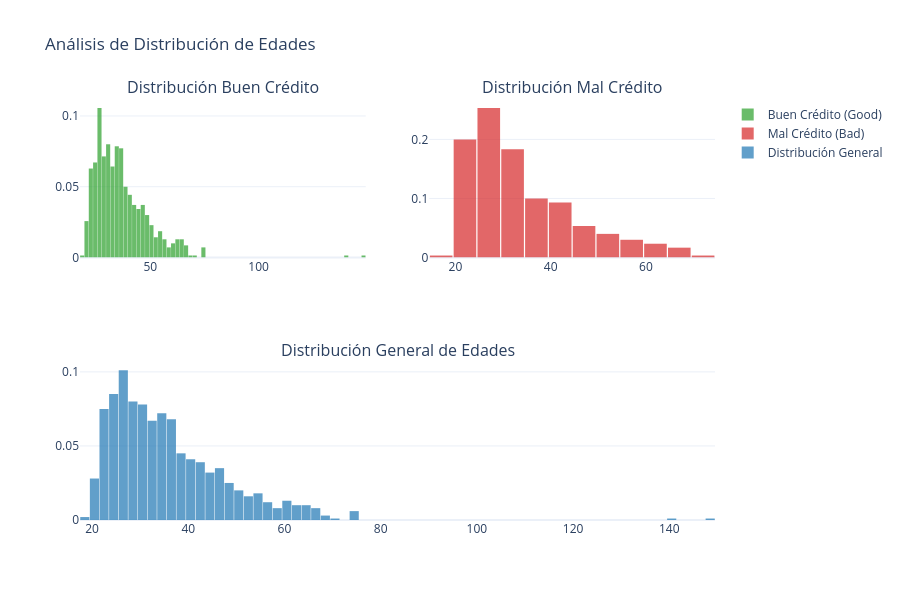

Notebook code for this chart:
### Markdown cell above
<div style="font-family: Arial, sans-serif; line-height: 1.6; color: #333;">

<p>
Al examinar los boxplots en relación con la variable objetivo (<code>class</code>), se aprecia que algunas variables tiene bastante importación la duración del préstamo y el importe solicitado destacando: los préstamos más largos y de mayor cuantía se asocian con la categoría <strong>'bad'</strong>.
</p>

<p>
Asimismo, se observa una ligera tendencia a una mayor tasa de morosidad entre los clientes de menor edad en comparación con los de mayor edad.
</p>

<p>
Por otro lado, varias variables las económicas y la edad presentan valores atípicos significativos por ejemplo alguien de 150 años, es imposible... 
</p>

</div>

### Code cell
# Extraemos las edades en formato lista para cada categoría
df_good = creditos.loc[creditos["class"] == 'good']['age'].values.tolist()
df_bad = creditos.loc[creditos["class"] == 'bad']['age'].values.tolist()
df_age = creditos['age'].values.tolist()

#  Configurar histogramas:
#  Buen crédito (Good)
trace0 = go.Histogram(
    x=df_good,
    histnorm='probability',
    name="Buen Crédito (Good)",
    marker_color='#2ca02c', # Tono verde
    opacity=0.7
)

# Mal crédito (Bad)
trace1 = go.Histogram(
    x=df_bad,
    histnorm='probability',
    name="Mal Crédito (Bad)",
    marker_color='#d62728', # Tono rojo
    opacity=0.7
)

# Distribución general
trace2 = go.Histogram(
    x=df_age,
    histnorm='probability',
    name="Distribución General",
    marker_color='#1f77b4', # Tono azul
    opacity=0.7
)


fig = make_subplots(
    rows=2, cols=2, 
    specs=[[{}, {}], [{'colspan': 2}, None]],
    subplot_titles=('Distribución Buen Crédito', 'Distribución Mal Crédito', 'Distribución General de Edades')
)

fig.add_trace(trace0, row=1, col=1)
fig.add_trace(trace1, row=1, col=2)
fig.add_trace(trace2, row=2, col=1)

fig.update_layout(
    showlegend=True, 
    title_text='Análisis de Distribución de Edades', 
    bargap=0.05,
    height=600,
    template='plotly_white'
)

fig.show()

### Figure 1 — Plotly figure (JSON) as saved in the notebook; plotly's stock layout.template omitted (floating-point values rounded to 4 significant figures; data arrays with more than 128 entries replaced by an {"elided": "..."} marker saying what was removed)
{"data": [{"histnorm": "probability", "marker": {"color": "#2ca02c"}, "name": "Buen Crédito (Good)", "opacity": 0.7, "type": "histogram", "x": {"elided": "700 int values"}, "xaxis": "x", "yaxis": "y"}, {"histnorm": "probability", "marker": {"color": "#d62728"}, "name": "Mal Crédito (Bad)", "opacity": 0.7, "type": "histogram", "x": {"elided": "300 int values"}, "xaxis": "x2", "yaxis": "y2"}, {"histnorm": "probability", "marker": {"color": "#1f77b4"}, "name": "Distribución General", "opacity": 0.7, "type": "histogram", "x": {"elided": "1000 int values"}, "xaxis": "x3", "yaxis": "y3"}], "layout": {"annotations": [{"font": {"size": 16}, "showarrow": false, "text": "Distribución Buen Crédito", "x": 0.225, "xanchor": "center", "xref": "paper", "y": 1, "yanchor": "bottom", "yref": "paper"}, {"font": {"size": 16}, "showarrow": false, "text": "Distribución Mal Crédito", "x": 0.775, "xanchor": "center", "xref": "paper", "y": 1, "yanchor": "bottom", "yref": "paper"}, {"font": {"size": 16}, "showarrow": false, "text": "Distribución General de Edades", "x": 0.5, "xanchor": "center", "xref": "paper", "y": 0.375, "yanchor": "bottom", "yref": "paper"}], "bargap": 0.05, "height": 600, "showlegend": true, "title": {"text": "Análisis de Distribución de Edades"}, "xaxis": {"anchor": "y", "domain": [0, 0.45]}, "xaxis2": {"anchor": "y2", "domain": [0.55, 1]}, "xaxis3": {"anchor": "y3", "domain": [0, 1]}, "yaxis": {"anchor": "x", "domain": [0.625, 1]}, "yaxis2": {"anchor": "x2", "domain": [0.625, 1]}, "yaxis3": {"anchor": "x3", "domain": [0, 0.375]}}}
